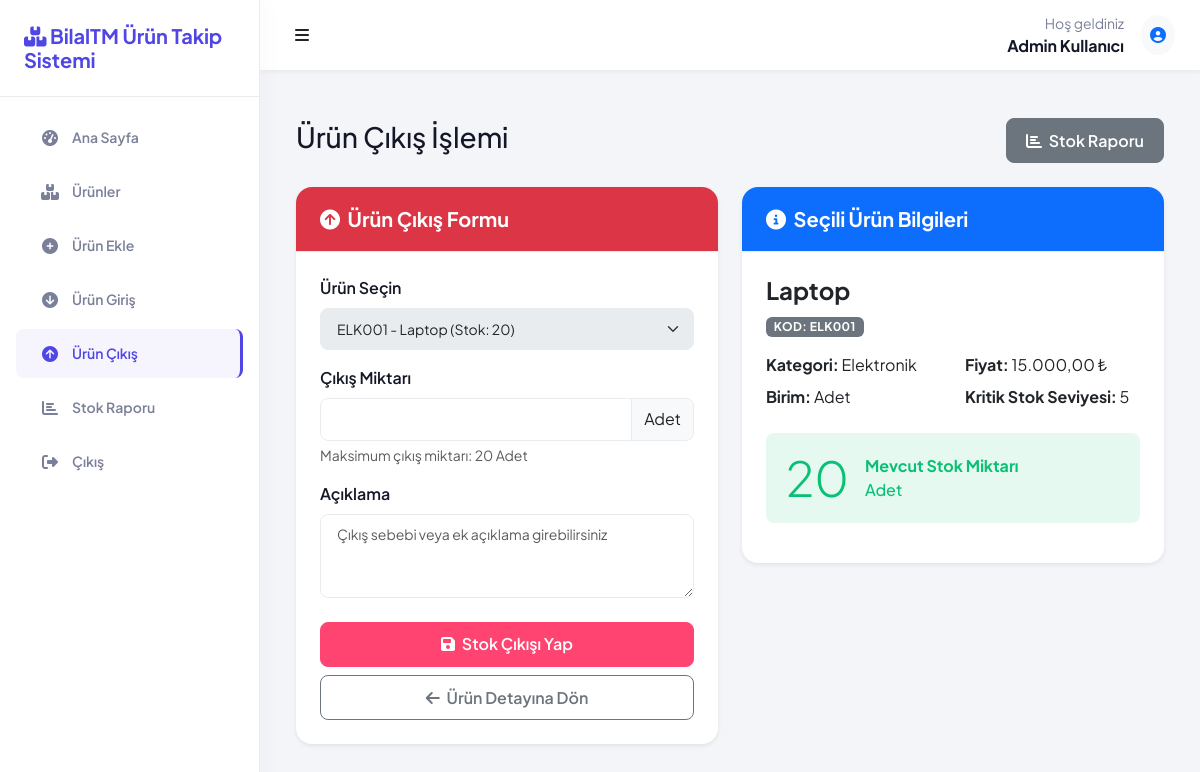
The app's page /stock_out.php?id=1 (signed in) with its own data.
### tables this page shows
CREATE TABLE IF NOT EXISTS kullanicilar (
    id INT AUTO_INCREMENT PRIMARY KEY,
    kullanici_adi VARCHAR(50) NOT NULL UNIQUE,
    sifre VARCHAR(255) NOT NULL,
    ad_soyad VARCHAR(100) NOT NULL,
    email VARCHAR(100) NOT NULL UNIQUE,
    rol ENUM('admin', 'kullanici') NOT NULL DEFAULT 'kullanici',
    son_giris DATETIME,
    kayit_tarihi TIMESTAMP DEFAULT CURRENT_TIMESTAMP,
    aktif TINYINT(1) DEFAULT 1
);

CREATE TABLE IF NOT EXISTS urunler (
    id INT AUTO_INCREMENT PRIMARY KEY,
    urun_kodu VARCHAR(50) NOT NULL UNIQUE,
    urun_adi VARCHAR(100) NOT NULL,
    aciklama TEXT,
    kategori_id INT,
    fiyat DECIMAL(10,2) NOT NULL,
    stok_miktari INT NOT NULL DEFAULT 0,
    kritik_stok_seviyesi INT DEFAULT 10,
    birim VARCHAR(20) NOT NULL,
    ekleyen_id INT,
    eklenme_tarihi TIMESTAMP DEFAULT CURRENT_TIMESTAMP,
    guncelleme_tarihi TIMESTAMP DEFAULT CURRENT_TIMESTAMP ON UPDATE CURRENT_TIMESTAMP,
    FOREIGN KEY (ekleyen_id) REFERENCES kullanicilar(id) ON DELETE SET NULL
);

CREATE TABLE IF NOT EXISTS kategoriler (
    id INT AUTO_INCREMENT PRIMARY KEY,
    kategori_adi VARCHAR(50) NOT NULL UNIQUE,
    aciklama TEXT
);

### config/config.php (called while the page is built, shortened)
<?php
function autoload($class) {
    $file = __DIR__ . '/../classes/' . $class . '.php';
}

### classes/Database.php (called while the page is built, shortened)
<?php
class Database {
    private $host = DB_HOST;
    private $user = DB_USER;
    private $pass = DB_PASS;
    private $dbname = DB_NAME;
    private $dbh;
    private $stmt;
    public function __construct() {
        $dsn = 'mysql:host=' . $this->host . ';dbname=' . $this->dbname . ';charset=utf8';
        $options = array(
            PDO::ATTR_PERSISTENT => true,
            PDO::ATTR_ERRMODE => PDO::ERRMODE_EXCEPTION,
            PDO::ATTR_DEFAULT_FETCH_MODE => PDO::FETCH_ASSOC,
            PDO::ATTR_EMULATE_PREPARES => false
        );
        try {
            $this->dbh = new PDO($dsn, $this->user, $this->pass, $options);
        } catch(PDOException $e) {
            $this->error = $e->getMessage();
            echo 'Veritabanı Bağlantı Hatası: ' . $this->error;
        }
    }
    public function query($sql) {
        $this->stmt = $this->dbh->prepare($sql);
    }
    public function bind($param, $value, $type = null) {
        if(is_null($type)) {
            switch(true) {
                case is_int($value):
                    $type = PDO::PARAM_INT;
                    break;
            }
        }
        $this->stmt->bindValue($param, $value, $type);
    }
    public function execute() {
        return $this->stmt->execute();
    }
    public function resultSet() {
        $this->execute();
        return $this->stmt->fetchAll();
    }
    public function single() {
        $this->execute();
        return $this->stmt->fetch();
    }
}

### classes/User.php (called while the page is built, shortened)
<?php
class User {
    private $db;
    public function __construct() {
        $this->db = new Database();
    }
    public function getUserById($id) {
        $this->db->query('SELECT * FROM kullanicilar WHERE id = :id');
        $this->db->bind(':id', $id);
        return $this->db->single();
    }
}

### classes/Product.php (called while the page is built, shortened)
<?php
class Product {
    private $db;
    public function __construct() {
        $this->db = new Database();
    }
    public function getAllProducts() {
        $this->db->query('
            SELECT u.*, k.kategori_adi
            FROM urunler u
            LEFT JOIN kategoriler k ON u.kategori_id = k.id
            ORDER BY u.eklenme_tarihi DESC
        ');
        return $this->db->resultSet();
    }
    public function getProductById($id) {
        $this->db->query('
            SELECT u.*, k.kategori_adi
            FROM urunler u
            LEFT JOIN kategoriler k ON u.kategori_id = k.id
            WHERE u.id = :id
        ');
        $this->db->bind(':id', $id);
        return $this->db->single();
    }
}

### stock_out.php (the view, shortened to what this page needs)
<?php
require_once 'config/config.php';
$activePage = 'stock_out';
$product = new Product();
$selectedProduct = null;
if(isset($_GET['id']) && is_numeric($_GET['id'])) {
    $id = intval($_GET['id']);
    $selectedProduct = $product->getProductById($id);
}
$allProducts = $product->getAllProducts();
include 'includes/header.php';
?>
<div class="container-fluid">
    <div class="d-flex justify-content-between align-items-center mb-4">
        <h1 class="h3">Ürün Çıkış İşlemi</h1>
        <a href="stock_report.php" class="btn btn-secondary">
            <i class="fas fa-chart-bar me-1"></i> Stok Raporu
        </a>
    </div>
    <div class="row">
        <div class="col-lg-6 mb-4">
            <div class="card border-0 shadow-sm">
                <div class="card-header bg-danger text-white">
                    <h5 class="mb-0">
                        <i class="fas fa-arrow-circle-up me-1"></i> Ürün Çıkış Formu
                    </h5>
                </div>
                <div class="card-body">
                    <form action="stock_out.php<?= $selectedProduct ? '?id='.$selectedProduct['id'] : '' ?>" method="post">
                        <div class="mb-3">
                            <label for="urun_id" class="form-label">Ürün Seçin</label>
                            <select class="form-select" id="urun_id" name="urun_id" required <?= $selectedProduct ? 'disabled' : '' ?>>
                                <?php foreach($allProducts as $item): ?>
                                    <option value="<?= $item['id'] ?>" <?= ($selectedProduct && $selectedProduct['id'] == $item['id']) ? 'selected' : '' ?>>
                                        <?= htmlspecialchars($item['urun_kodu'] . ' - ' . $item['urun_adi']) ?>
                                        (Stok: <?= $item['stok_miktari'] ?>)
                                    </option>
                                <?php endforeach; ?>
                            </select>
                        </div>
                        <div class="mb-3">
                            <label for="miktar" class="form-label">Çıkış Miktarı</label>
                            <div class="input-group">
                                <input type="number" class="form-control" id="miktar" name="miktar" min="1"
                                       max="<?= $selectedProduct ? $selectedProduct['stok_miktari'] : '' ?>" required>
                                <span class="input-group-text">
                                    <?= $selectedProduct ? htmlspecialchars($selectedProduct['birim']) : 'Birim' ?>
                                </span>
                            </div>
                            <?php if($selectedProduct): ?>
                                <div class="form-text">
                                    Maksimum çıkış miktarı: <?= $selectedProduct['stok_miktari'] ?> <?= htmlspecialchars($selectedProduct['birim']) ?>
                                </div>
                            <?php endif; ?>
                        </div>
                        <div class="mb-3">
                            <label for="aciklama" class="form-label">Açıklama</label>
                            <textarea class="form-control" id="aciklama" name="aciklama" rows="3" placeholder="Çıkış sebebi veya ek açıklama girebilirsiniz"></textarea>
                        </div>
                        <div class="d-grid gap-2 mt-4">
                            <button type="submit" class="btn btn-danger">
                                <i class="fas fa-save me-1"></i> Stok Çıkışı Yap
                            </button>
                            <?php if($selectedProduct): ?>
                                <a href="product_detail.php?id=<?= $selectedProduct['id'] ?>" class="btn btn-outline-secondary">
                                    <i class="fas fa-arrow-left me-1"></i> Ürün Detayına Dön
                                </a>
                            <?php endif; ?>
                        </div>
                    </form>
                </div>
            </div>
        </div>
        <?php if($selectedProduct): ?>
        <div class="col-lg-6 mb-4">
            <div class="card border-0 shadow-sm">
                <div class="card-header bg-primary text-white">
                    <h5 class="mb-0">
                        <i class="fas fa-info-circle me-1"></i> Seçili Ürün Bilgileri
                    </h5>
                </div>
                <div class="card-body">
                    <h4><?= htmlspecialchars($selectedProduct['urun_adi']) ?></h4>
                    <div class="badge bg-secondary mb-3">
                        Kod: <?= htmlspecialchars($selectedProduct['urun_kodu']) ?>
                    </div>
                    <div class="row mb-3">
                        <div class="col-md-6">
                            <div class="mb-2">
                                <strong>Kategori:</strong>
                                <?= htmlspecialchars($selectedProduct['kategori_adi'] ?: 'Kategorisiz') ?>
                            </div>
                            <div class="mb-2">
                                <strong>Birim:</strong>
                                <?= htmlspecialchars($selectedProduct['birim']) ?>
                            </div>
                        </div>
                        <div class="col-md-6">
                            <div class="mb-2">
                                <strong>Fiyat:</strong>
                                <?= number_format($selectedProduct['fiyat'], 2, ',', '.') ?> ₺
                            </div>
                            <div>
                                <strong>Kritik Stok Seviyesi:</strong>
                                <?= $selectedProduct['kritik_stok_seviyesi'] ?>
                            </div>
                        </div>
                    </div>
                    <div class="alert <?= $selectedProduct['stok_miktari'] <= $selectedProduct['kritik_stok_seviyesi'] ? 'alert-danger' : 'alert-success' ?>">
                        <div class="d-flex align-items-center">
                            <div class="display-5 me-3">
                                <?= $selectedProduct['stok_miktari'] ?>
                            </div>
                            <div>
                                <strong>Mevcut Stok Miktarı</strong><br>
                                <?= htmlspecialchars($selectedProduct['birim']) ?>
                            </div>
                        </div>
                    </div>
                </div>
            </div>
        </div>
        <?php endif; ?>
    </div>
</div>
<?php include 'includes/footer.php'; ?>

### includes/header.php (shortened to what this page needs)
<?php
$user = new User();
$currentUser = $user->getUserById($_SESSION['user_id']);
?>
<!DOCTYPE html>
<html lang="tr">
<head>
    <link href="https://cdn.jsdelivr.net/npm/bootstrap@5.3.0/dist/css/bootstrap.min.css" rel="stylesheet">
    <link rel="stylesheet" href="https://cdnjs.cloudflare.com/ajax/libs/font-awesome/6.4.0/css/all.min.css">
    <link rel="stylesheet" href="https://cdn.datatables.net/1.13.5/css/dataTables.bootstrap5.min.css">
    <link rel="stylesheet" href="assets/css/style.css">
</head>
<body>
    <div class="wrapper">
        <nav id="sidebar" class="sidebar">
            <div class="sidebar-header">
                <h3>
                    <i class="fas fa-boxes"></i> <?= SITE_NAME ?>
                </h3>
            </div>
            <div class="sidebar-nav">
                <ul class="nav flex-column">
                    <li class="nav-item">
                        <a class="nav-link <?= $activePage == 'dashboard' ? 'active' : '' ?>" href="dashboard.php">
                            <i class="fas fa-tachometer-alt"></i>
                            <span>Ana Sayfa</span>
                        </a>
                    </li>
                    <?php if($_SESSION['user_role'] == 'admin'): ?>
                        <li class="nav-item">
                            <a class="nav-link <?= $activePage == 'products' ? 'active' : '' ?>" href="products.php">
                                <i class="fas fa-boxes"></i>
                                <span>Ürünler</span>
                            </a>
                        </li>
                        <li class="nav-item">
                            <a class="nav-link <?= $activePage == 'add_product' ? 'active' : '' ?>" href="add_product.php">
                                <i class="fas fa-plus-circle"></i>
                                <span>Ürün Ekle</span>
                            </a>
                        </li>
                    <?php endif; ?>
                    <li class="nav-item">
                        <a class="nav-link <?= $activePage == 'stock_in' ? 'active' : '' ?>" href="stock_in.php">
                            <i class="fas fa-arrow-circle-down"></i>
                            <span>Ürün Giriş</span>
                        </a>
                    </li>
                    <li class="nav-item">
                        <a class="nav-link <?= $activePage == 'stock_out' ? 'active' : '' ?>" href="stock_out.php">
                            <i class="fas fa-arrow-circle-up"></i>
                            <span>Ürün Çıkış</span>
                        </a>
                    </li>
                    <li class="nav-item">
                        <a class="nav-link <?= $activePage == 'stock_report' ? 'active' : '' ?>" href="stock_report.php">
                            <i class="fas fa-chart-bar"></i>
                            <span>Stok Raporu</span>
                        </a>
                    </li>
                    <li class="nav-item mt-auto">
                        <a class="nav-link" href="logout.php">
                            <i class="fas fa-sign-out-alt"></i>
                            <span>Çıkış</span>
                        </a>
                    </li>
                </ul>
            </div>
        </nav>
        <div class="main">
            <nav class="navbar">
                <div class="container-fluid px-0">
                    <button id="sidebarToggle" class="btn btn-icon">
                        <i class="fas fa-bars"></i>
                    </button>
                    <div class="d-flex align-items-center">
                        <div class="me-3 d-none d-md-block">
                            <div class="text-end">
                                <div class="small text-muted">Hoş geldiniz</div>
                                <div class="fw-bold"><?= htmlspecialchars($currentUser['ad_soyad']) ?></div>
                            </div>
                        </div>
                        <div class="dropdown">
                            <a class="btn btn-icon" href="#" id="navbarDropdown" role="button" data-bs-toggle="dropdown" aria-expanded="false">
                                <div class="rounded-circle bg-light d-flex align-items-center justify-content-center" style="width: 40px; height: 40px">
                                    <i class="fas fa-user-circle text-primary"></i>
                                </div>
                            </a>
                        </div>
                    </div>
                </div>
            </nav>
            <div class="container-fluid px-0 py-4">

### records on screen
kullanicilar: ad_soyad "Admin Kullanıcı"
urunler: birim "Adet", stok_miktari "20", urun_adi "Laptop", urun_kodu "ELK001", fiyat "15.000,00", kritik_stok_seviyesi "5"
kategoriler: kategori_adi "Elektronik"

### other values on screen
SITE_NAME "BilalTM Ürün Takip Sistemi"
form field urun_id "ELK001 - Laptop (Stok: 20)"
